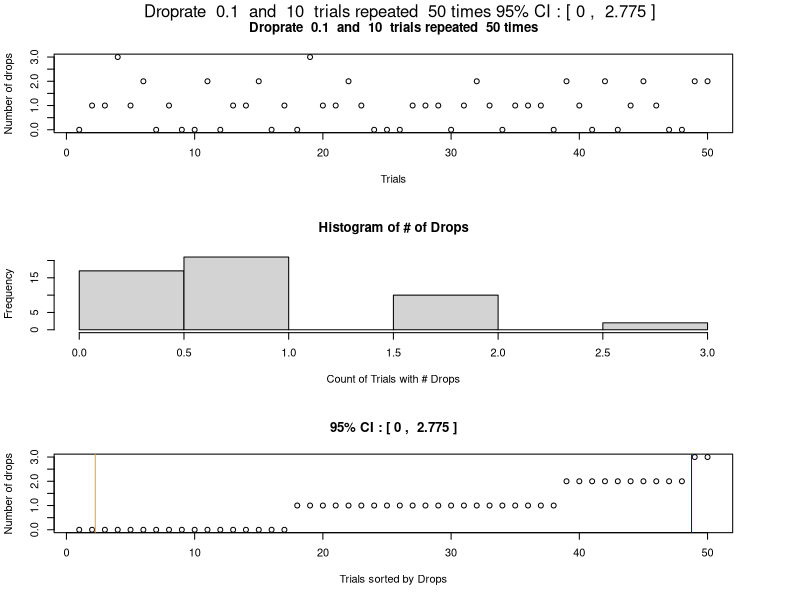

Here is the R script that generated this plot:
calcCI <- function(p,n,reps=40000) {
    quantile(sapply(1:reps,function(i) { sum(runif(n) <= p) }),c(0.025,0.975))
}
reps=40000
runs <- c(1:1000)
ps <- c(0.012,0.025,0.034,0.0375,0.057,0.075,0.067,0.069,0.093,0.1,0.15,0.132,0.15,0.165,0.22,0.25,0.3,1.0/3.0,0.5)
rates <- c(1.20 ,2.50 ,3.4 ,3.75 ,5.7 ,6.70 ,6.90 ,7.5 ,9.3 ,10 ,11.40 ,12.50 ,13.20 ,13.5 ,14 ,15 ,16.50 ,20 ,22 ,25.00 ,29 ,30 ,33 ,33.30 ,35 ,50 ,100)

rrGen <- function() {
    rr <- lappy(rates, function(rate) {
        ranges <- sapply(c(1:1000),function(i) { calcCI(rate/100.0,i) })
        data.frame(t(ranges))
    })
}


p = 10.00 / 100.0
trials = 10
n = 50
x <- sapply(1:n,function(i) { sum(runif(trials) <= p) })
png("ci95-example.png",width=1024,height=768,pointsize = 20)
par(mar=c(5.1, 4.1, 4.1, 5.1),mfrow=c(3,1)) 
q <- quantile(x,c(0.025,0.975))
paramTitle = paste("Droprate ",p," and ",trials," trials repeated ",n,"times") 
plot(x,main=paramTitle,xlab="Trials",ylab="Number of drops")
hist(x,xlab="Count of Trials with # Drops",main="Histogram of # of Drops")
ciTitle = paste("95% CI",": [",q[1],", ",q[2],"]")
plot(sort(x),main=ciTitle,xlab="Trials sorted by Drops",ylab="Number of drops")
abline(v=c(1+0.025*n),col=c("orange"))
abline(v=c(0.975*n),col=c("blue"))
#mtext(myTitle, side = 3, outer=TRUE)
mtext(paste(paramTitle,ciTitle), outer=TRUE, cex=1, line=-1.5)
dev.off()
